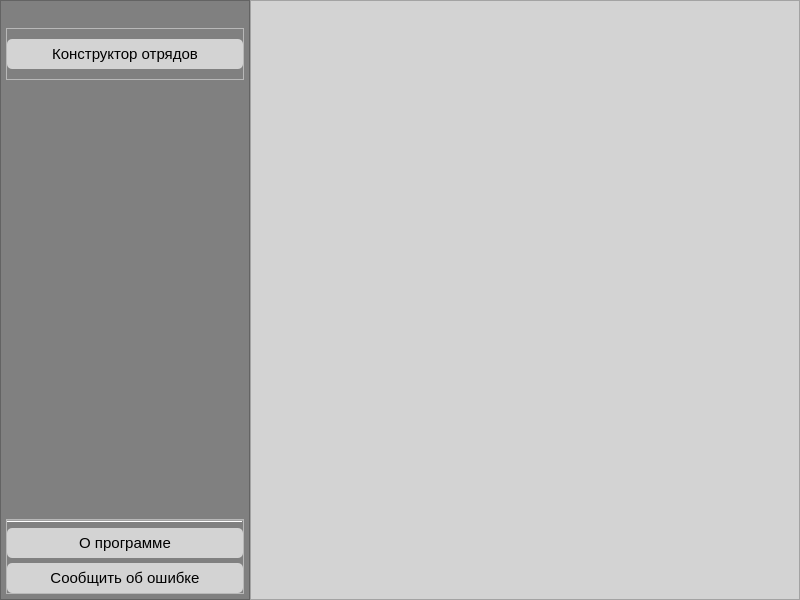
<?xml version="1.0" encoding="UTF-8"?>
<ui version="4.0">
 <class>MainWindow</class>
 <widget class="QMainWindow" name="MainWindow">
  <property name="geometry">
   <rect>
    <x>0</x>
    <y>0</y>
    <width>800</width>
    <height>600</height>
   </rect>
  </property>
  <property name="windowTitle">
   <string>Бронепехота Helper</string>
  </property>
  <widget class="QWidget" name="centralwidget">
   <layout class="QHBoxLayout" name="horizontalLayout">
    <property name="spacing">
     <number>0</number>
    </property>
    <property name="leftMargin">
     <number>0</number>
    </property>
    <property name="topMargin">
     <number>0</number>
    </property>
    <property name="rightMargin">
     <number>0</number>
    </property>
    <property name="bottomMargin">
     <number>0</number>
    </property>
    <item>
     <widget class="QFrame" name="LeftMenuFrame">
      <property name="minimumSize">
       <size>
        <width>250</width>
        <height>0</height>
       </size>
      </property>
      <property name="maximumSize">
       <size>
        <width>250</width>
        <height>16777215</height>
       </size>
      </property>
      <property name="styleSheet">
       <string notr="true">#LeftMenuFrame{background-color: grey;}

QPushButton{
background-color: lightgrey;
border-radius: 5px;
}

QPushButton:hover{
background-color: white;
}</string>
      </property>
      <property name="frameShape">
       <enum>QFrame::Shape::StyledPanel</enum>
      </property>
      <property name="frameShadow">
       <enum>QFrame::Shadow::Raised</enum>
      </property>
      <layout class="QVBoxLayout" name="verticalLayout">
       <property name="spacing">
        <number>5</number>
       </property>
       <property name="leftMargin">
        <number>5</number>
       </property>
       <property name="topMargin">
        <number>5</number>
       </property>
       <property name="rightMargin">
        <number>5</number>
       </property>
       <property name="bottomMargin">
        <number>5</number>
       </property>
       <item>
        <widget class="QLabel" name="LogoLabel">
         <property name="maximumSize">
          <size>
           <width>16777215</width>
           <height>50</height>
          </size>
         </property>
         <property name="font">
          <font>
           <pointsize>11</pointsize>
          </font>
         </property>
         <property name="text">
          <string/>
         </property>
         <property name="pixmap">
          <pixmap resource="../../static/res.qrc">:/images/logo.png</pixmap>
         </property>
         <property name="scaledContents">
          <bool>true</bool>
         </property>
         <property name="alignment">
          <set>Qt::AlignmentFlag::AlignCenter</set>
         </property>
        </widget>
       </item>
       <item>
        <widget class="QFrame" name="ButtonsFrame">
         <property name="frameShape">
          <enum>QFrame::Shape::StyledPanel</enum>
         </property>
         <property name="frameShadow">
          <enum>QFrame::Shadow::Raised</enum>
         </property>
         <layout class="QVBoxLayout" name="verticalLayout_2">
          <property name="spacing">
           <number>5</number>
          </property>
          <property name="leftMargin">
           <number>0</number>
          </property>
          <property name="topMargin">
           <number>10</number>
          </property>
          <property name="rightMargin">
           <number>0</number>
          </property>
          <property name="bottomMargin">
           <number>10</number>
          </property>
          <item>
           <widget class="QPushButton" name="ArmyConstructPushButton">
            <property name="minimumSize">
             <size>
              <width>0</width>
              <height>30</height>
             </size>
            </property>
            <property name="maximumSize">
             <size>
              <width>16777215</width>
              <height>30</height>
             </size>
            </property>
            <property name="font">
             <font>
              <pointsize>11</pointsize>
             </font>
            </property>
            <property name="cursor">
             <cursorShape>PointingHandCursor</cursorShape>
            </property>
            <property name="text">
             <string>Конструктор отрядов</string>
            </property>
           </widget>
          </item>
         </layout>
        </widget>
       </item>
       <item>
        <spacer name="LeftMenuVerticalSpacer">
         <property name="orientation">
          <enum>Qt::Orientation::Vertical</enum>
         </property>
         <property name="sizeHint" stdset="0">
          <size>
           <width>20</width>
           <height>307</height>
          </size>
         </property>
        </spacer>
       </item>
       <item>
        <widget class="QFrame" name="BottomButtonsFrame">
         <property name="frameShape">
          <enum>QFrame::Shape::StyledPanel</enum>
         </property>
         <property name="frameShadow">
          <enum>QFrame::Shadow::Raised</enum>
         </property>
         <layout class="QVBoxLayout" name="verticalLayout_3">
          <property name="spacing">
           <number>5</number>
          </property>
          <property name="leftMargin">
           <number>0</number>
          </property>
          <property name="topMargin">
           <number>0</number>
          </property>
          <property name="rightMargin">
           <number>0</number>
          </property>
          <property name="bottomMargin">
           <number>0</number>
          </property>
          <item>
           <widget class="Line" name="BottomLine">
            <property name="orientation">
             <enum>Qt::Orientation::Horizontal</enum>
            </property>
           </widget>
          </item>
          <item>
           <widget class="QPushButton" name="ProgramInfoPushButton">
            <property name="minimumSize">
             <size>
              <width>0</width>
              <height>30</height>
             </size>
            </property>
            <property name="maximumSize">
             <size>
              <width>16777215</width>
              <height>30</height>
             </size>
            </property>
            <property name="font">
             <font>
              <pointsize>11</pointsize>
             </font>
            </property>
            <property name="cursor">
             <cursorShape>PointingHandCursor</cursorShape>
            </property>
            <property name="text">
             <string>О программе</string>
            </property>
           </widget>
          </item>
          <item>
           <widget class="QPushButton" name="ErrorReportPushButton">
            <property name="minimumSize">
             <size>
              <width>0</width>
              <height>30</height>
             </size>
            </property>
            <property name="maximumSize">
             <size>
              <width>16777215</width>
              <height>30</height>
             </size>
            </property>
            <property name="font">
             <font>
              <pointsize>11</pointsize>
             </font>
            </property>
            <property name="cursor">
             <cursorShape>PointingHandCursor</cursorShape>
            </property>
            <property name="text">
             <string>Сообщить об ошибке</string>
            </property>
           </widget>
          </item>
         </layout>
        </widget>
       </item>
      </layout>
     </widget>
    </item>
    <item>
     <widget class="QFrame" name="RightMenuFrame">
      <property name="styleSheet">
       <string notr="true">#RightMenuFrame{background-color: lightgrey;}</string>
      </property>
      <property name="frameShape">
       <enum>QFrame::Shape::StyledPanel</enum>
      </property>
      <property name="frameShadow">
       <enum>QFrame::Shadow::Raised</enum>
      </property>
     </widget>
    </item>
   </layout>
  </widget>
 </widget>
 <resources>
  <include location="../../static/res.qrc"/>
 </resources>
 <connections/>
</ui>
